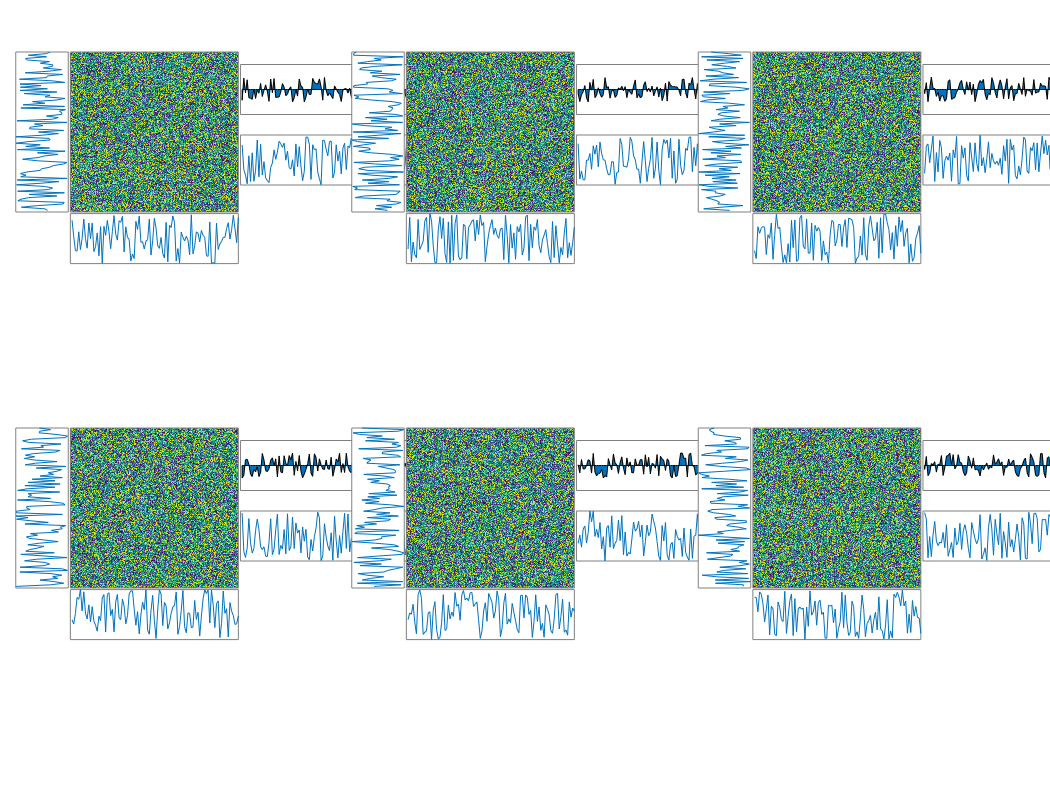

Write MATLAB code to recreate this figure.
function drawTemplate()
%% Figure
    scale = 0.7;
    set(0,'units','pixels');
    set(0,'defaulttextfontsize',6*scale,...
        'defaulttextfontname','Arial',...
        'defaultaxesfontsize',6*scale,...
        'defaultaxeslinewidth',0.05);
    margin = 20; %pixels
    ss=get(0,'ScreenSize');
    FigPos=[margin margin ss(3)-(2*margin) ss(4)-(2*margin)];
    %Main figure window
    H_Figure=figure('Position',FigPos,...
        'color',[1 1 1],'numbertitle','off','renderer','painters',...
        'renderermode','manual','menubar','none','name','',...
        'Tag','H_Figure');
    orient landscape
    set(H_Figure,'units','normalized')
%% Plots for each jpsth group
   for row = 1:2
       for col=1:3 
           getPlotHandles(H_Figure,row,col);
       end
   end

end

function [H_out] = getPlotHandles(parentFig, rowNum, colNum)
  H_out = struct();
  ss = get(0,'ScreenSize');
  aspectRatio = ss(3)/ss(4);
  maxRows = 2; % max rows of jpsths
  maxCols = 3;% max jpsths in a row
  offsetsX = [0 0.32 0.65]; % for 3 columns
  offsetsY = [0.95 0.48]; % for 2 rows
  startPos = [0.015]; % top position of yPsth
  psthH = 0.05; psthW = psthH*4;
  gutter = 0.002; % space between plots
  % H_yPsth
  yPsthPos(1) = offsetsX(colNum) + startPos;
  yPsthPos(2) = offsetsY(rowNum) - startPos - psthW;
  yPsthPos(3:4) = [psthH psthW]; 
  H_out.H_yPsth=axes('parent',parentFig,'position',yPsthPos,'box','on','layer','top','Tag','H_yPsth');
   plot(1:100,rand(1,100));
   view([-90 90])
   set(gca,'xtick',[],'ytick',[],'xcolor',[0.5 0.5 0.5],'ycolor',[0.5 0.5 0.5]);
 % H_jpsth
 jpsthPos(1) = yPsthPos(1) + yPsthPos(3) + gutter;
 jpsthPos(2) = yPsthPos(2);
 jpsthPos(3:4) = [psthW/aspectRatio, psthW];
 % H_coins1
 coinsPos(1) = jpsthPos(1) + jpsthPos(3) + gutter;
 coinsPos(2) = jpsthPos(2) + jpsthPos(4) - (psthH + psthH/4)*aspectRatio ;
 coinsPos(3:4) = [psthW/aspectRatio, psthH*aspectRatio]; % jpsthPos(3:4);
 H_out.H_coins1=axes('parent',parentFig,'position',coinsPos,'box','on','layer','bottom','Tag','H_coins1');
 area(1:100,rand(1,100)-0.5)
 set(gca,'xtick',[],'ytick',[],'xcolor',[0.5 0.5 0.5],'ycolor',[0.5 0.5 0.5]);
 ylim([-1 1])
 % camzoom(sqrt(2));
 % camorbit(-45,0);
 % H_jpsth
 H_out.H_jpsth=axes('parent',parentFig,'position',jpsthPos,'box','on','layer','top','Tag','H_jpsth');
 imagesc(rand(500,500))
 set(gca,'xtick',[],'ytick',[],'xcolor',[0.5 0.5 0.5],'ycolor',[0.5 0.5 0.5]);
 set(gca,'YDir','normal');
 % H_colrbar..
 % H_xPsth
 xPsthPos(1) = jpsthPos(1);
 xPsthPos(2) = jpsthPos(2) - gutter - psthH*aspectRatio;
 xPsthPos(3) = psthW/aspectRatio;
 xPsthPos(4) = psthH*aspectRatio;
 H_out.H_xPsth=axes('parent',parentFig,'position',xPsthPos,'box','on','layer','top','Tag','H_xPsth');
 plot(1:100,rand(1,100));
 set(gca,'xtick',[],'ytick',[],'xcolor',[0.5 0.5 0.5],'ycolor',[0.5 0.5 0.5]);
 % H_xCorr
 xCorrPos(1) = coinsPos(1);
 xCorrPos(2) = coinsPos(2) - (psthH + psthH/4)*aspectRatio - 5*gutter;
 xCorrPos(3:4) = [psthW/aspectRatio, psthH*aspectRatio]; 
 H_out.H_xCorrHist=axes('parent',parentFig,'position',xCorrPos,'box','on','layer','top','Tag','H_xPsth');
 plot(1:100,rand(1,100));
 set(gca,'xtick',[],'ytick',[],'xcolor',[0.5 0.5 0.5],'ycolor',[0.5 0.5 0.5]);


end


function [rotX,rotY] = getRotatedVals(xVals,yVals)
% From: https://stackoverflow.com/questions/29780903/2d-body-transformation-and-rotation-in-matlab
zVals = ones(1,numel(xVals));
xVals = xVals(:)';
yVals = yVals(:)';
transOrig = @(x,y,z) repmat([x;y;z;],[1,numel(x)]);
rotOrig =  @(x, y, theta) [
    cosd(theta), -sind(theta), x;
    sind(theta), cosd(theta), y;
    0,            0,           1];
rotMat1 = rotOrig(0,0,45) ...
    * ([xVals;yVals;zVals] - transOrig(floor(numel(xVals)/2),0,0) )...
    + transOrig(floor(numel(xVals)/2),0,0);
rotMat = rotOrig(0,0,45) * ([xVals;yVals;zVals])
rotX = rotMat(1,:)';
rotY = rotMat(2,:)';

end